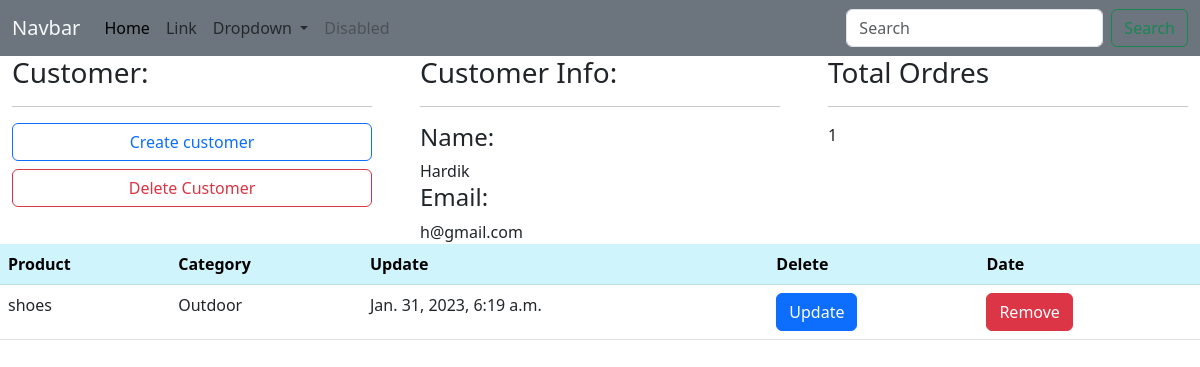
/customer/3/, run on the app's committed database.
### practice/models.py (models this page shows, shortened)
class Customer(models.Model):
    name = models.CharField(null = "true", max_length=50)
    phone = models.IntegerField(null = "true", )
    email = models.EmailField(null = "true")
    date_created = models.DateTimeField(auto_now_add= True , null=True)

class Order(models.Model):
    STATUS = (
        ('Pending','Pending'),
        ('Out for deleivery', 'Out for delivery'),
        ('Delivered', 'Delivered'),
    )
    customer = models.ForeignKey(Customer,null=True,on_delete=models.SET_NULL)
    product = models.ForeignKey(Product , null=True, on_delete=models.SET_NULL)
    date_created = models.DateTimeField(auto_now_add= True , null=True)
    status = models.CharField(max_length=200, null=True, choices=STATUS)
    tags = models.ManyToManyField(Tags)

class Product(models.Model):
        CATEGORY = (
        ('Indoor','Indoor'),
        ('Outdoor','Outdoor'),
        )
        name = models.CharField(max_length=100, null=True)
        price = models.FloatField(null=True)
        category = models.CharField(max_length=100, null=True,choices=CATEGORY)
        description = models.CharField(max_length=200 , null=True)
        date_created = models.DateTimeField(auto_now_add= True , null=True)
        def __str__(self):
            return self.name

### practice/views.py (the view)
# urls.py: path('customer/<str:pk>/',views.customer, name='customer'),
def customer(request,pk):
    customer = Customer.objects.get(id=pk)
    orders = customer.order_set.all()
    t_order = orders.count()
    context = {
        'customer' : customer,
        'orders' : orders,
        't_order' : t_order,
    }
    return render(request,'practice/customer.html',context)

### practice/templates/practice/customer.html (shortened to what this page needs)
{% extends 'practice/main.html' %}
{% load static %}
{% block content %}
<div class="row ">
    <div class="col-lg-4 col-md-4">
        <div class="container">
            <h3>Customer:</h3>
            <hr>
            <div class="d-grid gap-2">
                <button class="btn btn-outline-primary" type="button">Create customer</button>
                <button class="btn btn-outline-danger" type="button">Delete Customer</button>
              </div>
        </div>
    </div>
    <div class="col-lg-4 col-md-4">
        <div class="container">
            <h3>Customer Info:</h3>
            <hr>
            <span><h4>Name:</h4>{{customer.name}}</span>
            <span><h4>Email:</h4>{{customer.email}}</span>
        </div>
    </div>
    <div class="col-lg-4 col-md-4">
        <div class="container">
            <h3>Total Ordres</h3>
            <hr>
            {{t_order}}
        </div>
    </div>
    <div>
        <table class="table">
            <thead>
            <tr>
                <th scope="col" class="table-info">Product</th>
                <th scope="col" class="table-info">Category</th>
                <th scope="col" class="table-info">Update</th>
                <th scope="col" class="table-info">Delete</th>
                <th scope="col" class="table-info">Date</th>
            </tr>
            </thead>
            <tbody>
            {% for o in orders %}
            <tr>
                <td>{{o.product}}</td>
                <td>{{o.product.category}}</td>
                <td>{{o.date_created}}</td>
                <td><button type="button" class="btn btn-primary">Update</button></td>
                <td><button type="button" class="btn btn-danger">Remove</button></td>
            </tr>
            {% endfor %}
            </tbody>
        </table>
    </div>
</div>
{% endblock %}

### practice/static/css/style.css (style rules this page uses)
body { background-color:bisque; }

### data on the page
Customer: name "Hardik", email "h@gmail.com"
Order: product "shoes", product.category "Outdoor", date_created "Jan. 31, 2023, 6:19 a.m."

### other printed values
{{ t_order }} "1"
